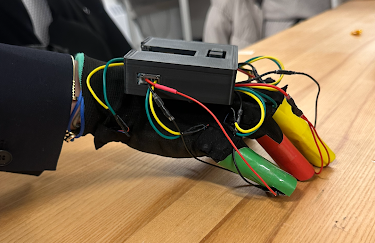
#> input picture assets/GianoGlove2.png, 375 x 243 px, given in place of the camera
$ python COLOR.Py
#> lines starting #> are read from the running program, lines starting #| are printed output that depends on the picture; after the words box and inside, x2 and y2 are one past the last pixel; in counts of white or black regions, pixels touching at a corner belong together
import cv2
import numpy as np

# Open webcam
webcam = cv2.VideoCapture(0)
kernel = np.ones((5, 5), "uint8")

# Define HSV ranges for ROYGB
color_ranges = {
    "Red":    [([0, 100, 50], [10, 255, 255]), ([170, 100, 50], [180, 255, 255])],  # wrap-around
    "Orange": [([11, 100, 50], [25, 255, 255])],
    "Yellow": [([26, 100, 50], [34, 255, 255])],
    "Green":  [([35, 100, 50], [85, 255, 255])],
    "Blue":   [([100, 100, 50], [130, 255, 255])]
}

# BGR colors for drawing rectangles
bgr_colors = {
    "Red": (0, 0, 255),
    "Orange": (0, 165, 255),
    "Yellow": (0, 255, 255),
    "Green": (0, 255, 0),
    "Blue": (255, 0, 0)
}

# Minimum and maximum contour area
MIN_AREA = 300
MAX_AREA = 5000  # adjust as needed

# Optional bounding box size limits
MIN_WIDTH, MIN_HEIGHT = 20, 20
MAX_WIDTH, MAX_HEIGHT = 200, 200

while True:
    ret, frame = webcam.read()
#> frame is the input picture: shape (243, 375, 3); mean B, G, R 80, 107.7, 129.8
    if not ret:
        break

    frame = cv2.flip(frame, 1)  # optional horizontal flip
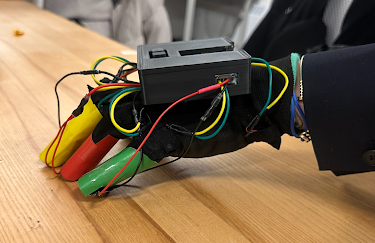
#> frame: shape (243, 375, 3); mean B, G, R 80, 107.7, 129.8
    hsv = cv2.cvtColor(frame, cv2.COLOR_BGR2HSV)
#> hsv: shape (243, 375, 3); mean H, S, V 38.1, 92.5, 132.9

    for color_name, ranges in color_ranges.items():
        mask = None
        # Handle multiple ranges (for red)
        for lower, upper in ranges:
            lower_np = np.array(lower, dtype=np.uint8)
            upper_np = np.array(upper, dtype=np.uint8)
            if mask is None:
                mask = cv2.inRange(hsv, lower_np, upper_np)
            else:
                mask = cv2.bitwise_or(mask, cv2.inRange(hsv, lower_np, upper_np))

        # Dilate mask
        mask = cv2.dilate(mask, kernel)

        # Find contours
        contours, _ = cv2.findContours(mask, cv2.RETR_TREE, cv2.CHAIN_APPROX_SIMPLE)
        for contour in contours:
            area = cv2.contourArea(contour)
            if MIN_AREA < area < MAX_AREA:
                x, y, w, h = cv2.boundingRect(contour)
                if MIN_WIDTH < w < MAX_WIDTH and MIN_HEIGHT < h < MAX_HEIGHT:
                    cv2.rectangle(frame, (x, y), (x + w, y + h), bgr_colors[color_name], 2)
                    cv2.putText(frame, f"{color_name}", (x, y - 10),
                                cv2.FONT_HERSHEY_SIMPLEX, 0.8, bgr_colors[color_name], 2)
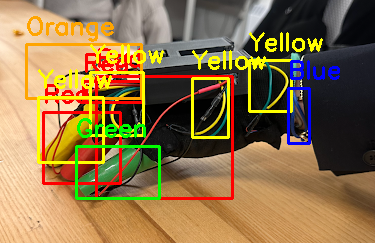
#> frame: shape (243, 375, 3); 12.24% of pixels changed, all inside (x1, y1, x2, y2) = (25, 16, 340, 200)
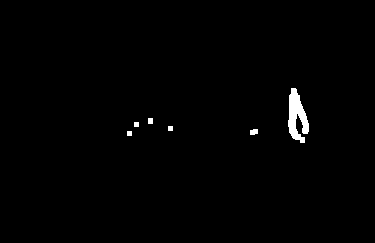
#> mask: shape (243, 375); 0.89% white; 6 white regions, box (x1, y1, x2, y2) and area: (288, 88, 309, 143) 668, (250, 129, 258, 135) 42, (148, 118, 153, 124) 30, (134, 122, 139, 127) 25, (168, 126, 173, 131) 25, (127, 131, 132, 136) 25

    cv2.imshow("5-Color Detection (ROYGB)", frame)

    if cv2.waitKey(1) & 0xFF == ord('q'):
#> (key q is pressed here)
        break

webcam.release()
cv2.destroyAllWindows()
